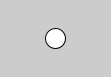
Frame 1 (no input)
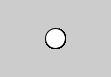
Frame 60 (the mouse pressed at the canvas centre just before this capture)
Frame 120 (the mouse held since frame 60 and released just before this capture): identical to frame 60, image omitted

The Processing sketch that drew these frames (run headless with seeded random() and noise(); from frame 60 on, the mouse is pressed at the canvas centre):

// Processing sketch: kreis_mitte
// ── kreis_mitte.pde

void setup(){
  size(111,77);
}


void draw() {
  ellipseMode(CENTER);
  ellipse(width/2,height/2,20,20);
println(float( 15/2));
}
